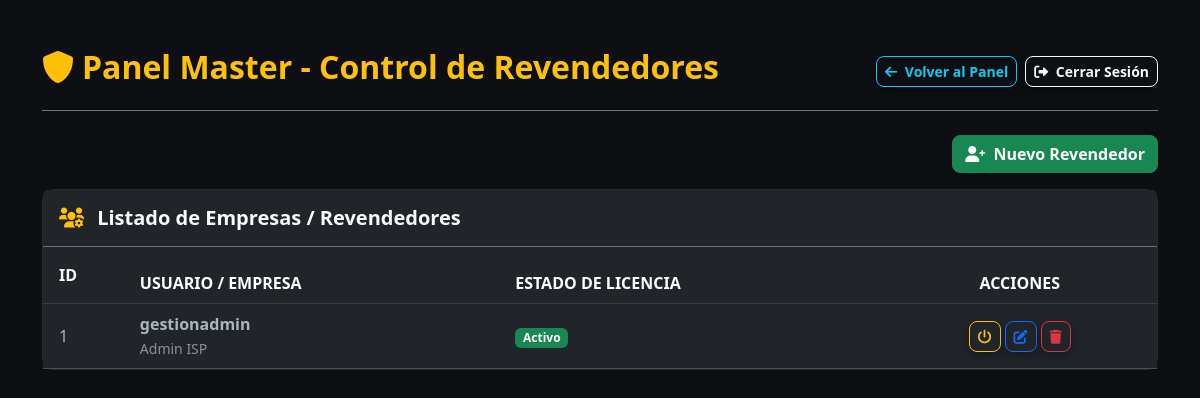
Page /super_admin (signed in) on the earlier database version.
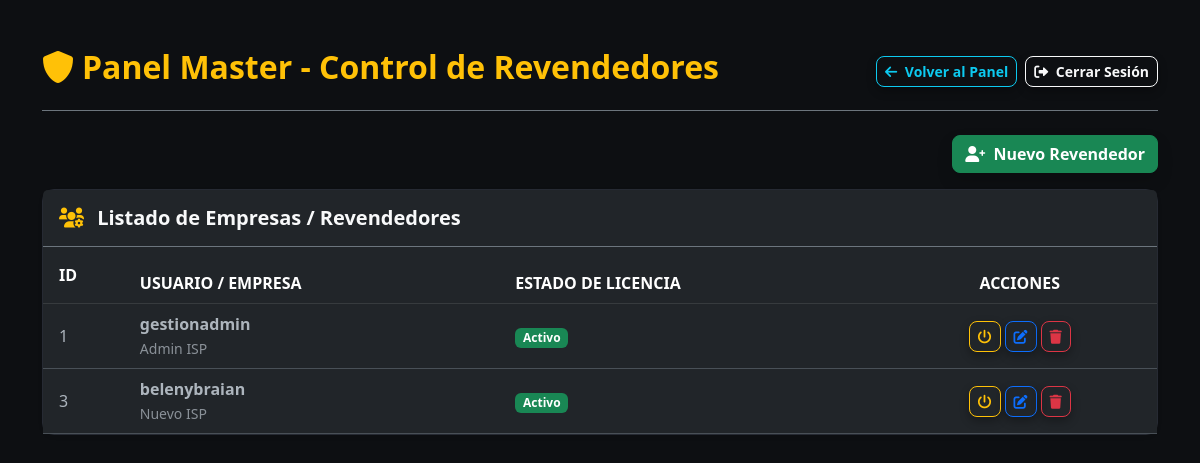
Same page on the later database version.
### isp_control.py (models this page shows)
class Revendedor(db.Model):
    id = db.Column(db.Integer, primary_key=True)
    username = db.Column(db.String(50), unique=True, nullable=False)
    password = db.Column(db.String(100), nullable=False)
    nombre_comercial = db.Column(db.String(100), default='Mi ISP')
    estado_licencia = db.Column(db.String(20), default='Activo')
    mikrotik_ip = db.Column(db.String(100))
    mikrotik_user = db.Column(db.String(50))
    mikrotik_pass = db.Column(db.String(100))

### isp_control.py (the view)
@app.route('/super_admin')
def super_admin():
    if 'usuario_id' not in session:
         return redirect(url_for('login'))
    revendedores = Revendedor.query.all()
    return render_template('super_admin.html', revendedores=revendedores)

### templates/super_admin.html (shortened to what this page needs)
<!DOCTYPE html>
<html lang="es" data-bs-theme="dark">
<head>
    <link href="https://cdn.jsdelivr.net/npm/bootstrap@5.3.0/dist/css/bootstrap.min.css" rel="stylesheet">
    <link rel="stylesheet" href="https://cdnjs.cloudflare.com/ajax/libs/font-awesome/6.0.0/css/all.min.css">
</head>
<body>
    <div class="container mt-5 mb-5">
        <div class="d-flex justify-content-between align-items-center mb-4 pb-3 border-bottom border-secondary">
            <h2 class="text-warning fw-bold"><i class="fas fa-shield-alt me-2"></i>Panel Master - Control de Revendedores</h2>
            <div class="d-flex gap-2">
                <a href="/panel" class="btn btn-outline-info btn-sm"><i class="fas fa-arrow-left me-1"></i> Volver al Panel</a>
                <a href="/login" class="btn btn-outline-light btn-sm"><i class="fas fa-sign-out-alt me-1"></i> Cerrar Sesión</a>
            </div>
        </div>
        <div class="mb-3 text-end">
            <button class="btn btn-success shadow" data-bs-toggle="modal" data-bs-target="#modalRevendedor">
                <i class="fas fa-user-plus me-1"></i> Nuevo Revendedor
            </button>
        </div>
        <div class="card shadow-sm mb-4">
            <div class="card-header bg-dark text-light border-bottom border-secondary py-3">
                <h5 class="m-0 fw-bold"><i class="fas fa-users-cog text-warning me-2"></i> Listado de Empresas / Revendedores</h5>
            </div>
            <div class="card-body p-0">
                <div class="table-responsive">
                    <table class="table table-hover mb-0 align-middle">
                        <thead class="table-dark text-uppercase fs-7">
                            <tr>
                                <th class="py-3 ps-3">ID</th>
                                <th>Usuario / Empresa</th>
                                <th>Estado de Licencia</th>
                                <th class="text-center pe-3">Acciones</th>
                            </tr>
                        </thead>
                        <tbody>
                            {% for rev in revendedores %}
                            <tr>
                                <td class="ps-3">{{ rev.id }}</td>
                                <td>
                                    <strong>{{ rev.username }}</strong>
                                    {% if rev.nombre_comercial %}<br><small class="text-muted">{{ rev.nombre_comercial }}</small>{% endif %}
                                </td>
                                <td>
                                    <span class="badge {% if rev.estado_licencia == 'Activo' %}bg-success{% else %}bg-danger{% endif %}">
                                        {{ rev.estado_licencia }}
                                    </span>
                                </td>
                                <td class="text-center pe-3">
                                    <div class="d-flex justify-content-center gap-1">
                                        <a href="/suspender_revendedor/{{ rev.id }}" class="btn btn-sm {% if rev.estado_licencia == 'Activo' %}btn-outline-warning{% else %}btn-outline-success{% endif %}" title="Cambiar Estado">
                                            <i class="fas fa-power-off"></i>
                                        </a>
                                        <button class="btn btn-sm btn-outline-primary" data-bs-toggle="modal" data-bs-target="#modalEditar{{ rev.id }}" title="Editar">
                                            <i class="fas fa-edit"></i>
                                        </button>
                                        <a href="/eliminar_revendedor/{{ rev.id }}" class="btn btn-sm btn-outline-danger" onclick="return confirm('¿Estás seguro de eliminar este revendedor y todos sus datos?');" title="Eliminar">
                                            <i class="fas fa-trash"></i>
                                        </a>
                                    </div>
                                </td>
                            </tr>
                            {% else %}
                            <tr>
                                <td colspan="4" class="text-center py-5 text-muted"><i class="fas fa-folder-open fa-2x mb-2 d-block"></i>No hay revendedores registrados.</td>
                            </tr>
                            {% endfor %}
                        </tbody>
                    </table>
                </div>
            </div>
        </div>
    </div>
</body>
</html>

### templates/super_admin.html (style rules this page uses)
body { background-color: #0d0f12 !important; color: #e4e6eb; font-family: 'Segoe UI', Roboto, Helvetica, Arial, sans-serif; }
.card { background: linear-gradient(145deg, #181b20, #131519); border: 1px solid #262a33; box-shadow: 0 8px 20px rgba(0, 0, 0, 0.4), inset 0 1px 0 rgba(255, 255, 255, 0.05); border-radius: 12px; }
.btn { border-radius: 8px; font-weight: 600; box-shadow: 0 4px 10px rgba(0, 0, 0, 0.3); transition: all 0.2s ease-in-out; }
.table { color: #e4e6eb; }

Differences in the rows shown:
added Revendedor: id "3", username "belenybraian", nombre_comercial "Nuevo ISP", estado_licencia "Activo"
